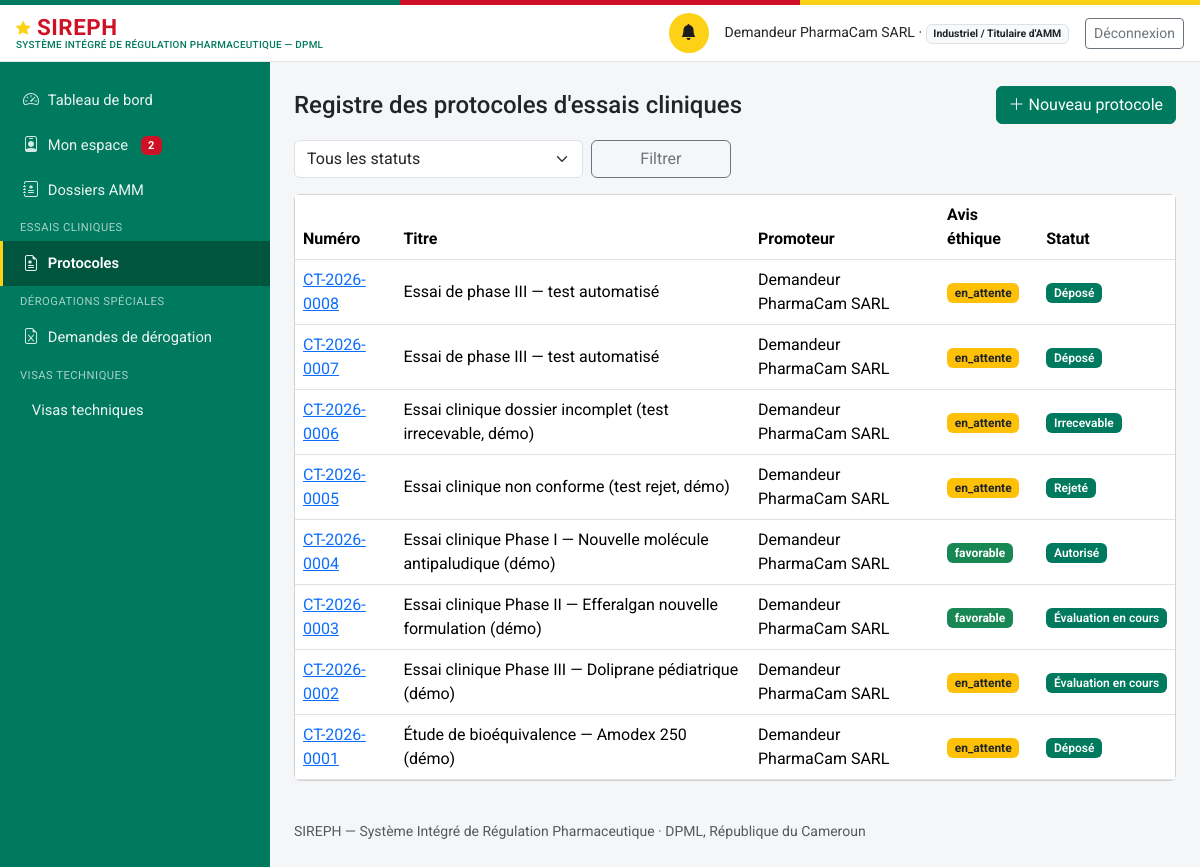
/protocoles (signed in), run on an earlier commit of the app's database.
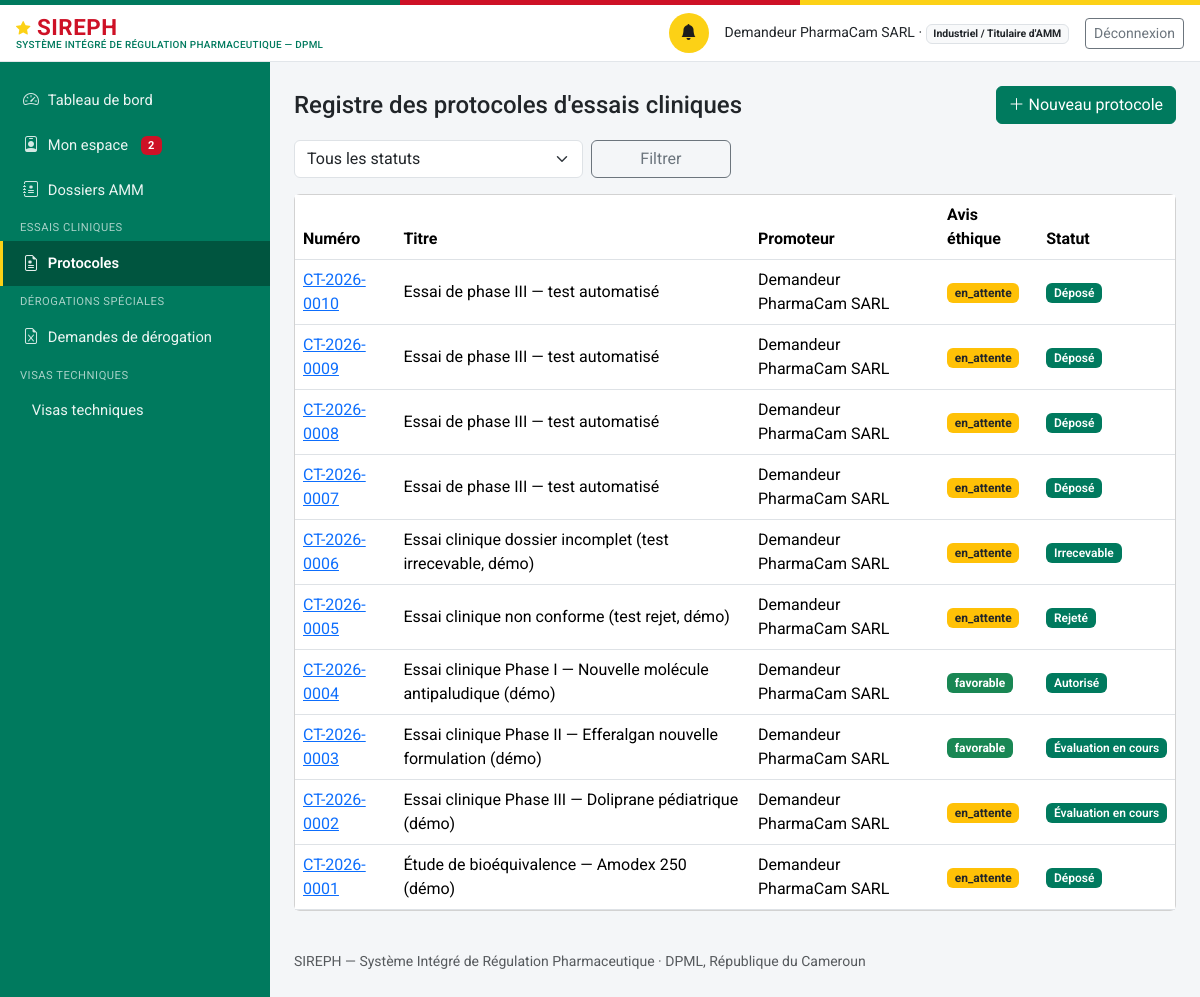
And on a later commit of the database.
### models.py (models this page shows, shortened)
class ProtocoleEssaiClinique(db.Model):
    id = db.Column(db.Integer, primary_key=True)
    numero = db.Column(db.String(30), unique=True, nullable=False)  # CT-{annee}-{seq4}
    titre = db.Column(db.String(300), nullable=False)
    promoteur_id = db.Column(db.Integer, db.ForeignKey("personne.id"), nullable=False)
    produit_etudie_id = db.Column(db.Integer, db.ForeignKey("produit.id"), nullable=True)
    reference_comite_ethique = db.Column(db.String(150), nullable=True)
    statut_avis_ethique = db.Column(db.String(20), nullable=False, default="en_attente")
    statut = db.Column(db.String(30), nullable=False, default="depose")
    motif_decision = db.Column(db.Text, nullable=True)
    date_depot = db.Column(db.DateTime, nullable=True)
    date_decision = db.Column(db.DateTime, nullable=True)
    date_validite = db.Column(db.Date, nullable=True)
    date_limite_reponse_complement = db.Column(db.DateTime, nullable=True)
    amendements_json = db.Column(db.Text, default="[]")
    rapports_etape_json = db.Column(db.Text, default="[]")
    date_creation = db.Column(db.DateTime, default=datetime.utcnow)
    date_maj = db.Column(db.DateTime, default=datetime.utcnow, onupdate=datetime.utcnow)
    promoteur = db.relationship("Personne", foreign_keys=[promoteur_id])
    produit_etudie = db.relationship("Produit", foreign_keys=[produit_etudie_id])
    sites_investigation = db.relationship("Etablissement", secondary="protocole_site", lazy="subquery")
    @property
    def amendements(self):
        return json.loads(self.amendements_json or "[]")
    @property
    def rapports_etape(self):
        return json.loads(self.rapports_etape_json or "[]")

class Personne(db.Model):
    id = db.Column(db.Integer, primary_key=True)
    nom_complet = db.Column(db.String(200), nullable=False)
    email = db.Column(db.String(150), unique=True, nullable=False)  # identifiant de connexion
    password_hash = db.Column(db.String(255), nullable=False)
    role_systeme = db.Column(db.String(50), nullable=False)
    etablissement_rattachement_id = db.Column(db.Integer, db.ForeignKey("etablissement.id"), nullable=True)
    contact = db.Column(db.String(200))
    statut_compte = db.Column(db.String(20), nullable=False, default="actif")
    date_creation = db.Column(db.DateTime, default=datetime.utcnow)
    etablissement = db.relationship("Etablissement", foreign_keys=[etablissement_rattachement_id])
    @property
    def role_label(self):
        from permissions import ROLES
        return ROLES.get(self.role_systeme, self.role_systeme)
    @property
    def est_externe(self):
        from permissions import est_externe
        return est_externe(self.role_systeme)

### routes_ct.py (the view)
@ct_bp.route("/protocoles")
@login_required
def registre():
    executer_verifications_delais_ct()
    u = current_user()
    q = ProtocoleEssaiClinique.query
    if u.role_systeme == "demandeur_externe":
        q = q.filter_by(promoteur_id=u.id)
    elif u.role_systeme not in ROLES_CT_INTERNES:
        abort(403)
    statut = request.args.get("statut", "")
    if statut:
        q = q.filter_by(statut=statut)
    protocoles = q.order_by(ProtocoleEssaiClinique.date_creation.desc()).all()
    return render_template("essais_cliniques/registre.html", protocoles=protocoles, statut=statut)

### auth.py (called while the page is built)
def current_user():
    uid = session.get("user_id")
    if not uid:
        return None
    return db.session.get(Personne, uid)

def login_required(view):
    @wraps(view)
    def wrapped(*a, **kw):
        if not current_user():
            return redirect(url_for("login", next=request.path))
        return view(*a, **kw)
    return wrapped

### delais.py (called while the page is built)
def get_parametre(module, cle, default=None):
    p = ParametreModule.query.filter_by(module=module, cle=cle).first()
    return p.valeur if p else default

### paiements.py (called while the page is built)
def _representant_etablissement(etablissement_id):
    return (Personne.query
            .filter(Personne.etablissement_rattachement_id == etablissement_id,
                    Personne.role_systeme.in_(_PROFILS_REPRESENTANTS),
                    Personne.statut_compte == "actif")
            .first())

def paiements_du_redevable(personne):
    resultat = []
    for p in Paiement.query.order_by(Paiement.date_creation.desc()).all():
        d = _demandeur(p)
        if d and d.id == personne.id:
            resultat.append(p)
    return resultat

### permissions.py (called while the page is built)
def est_externe(role):
    return role in ROLES_EXTERNES

### templates/essais_cliniques/registre.html (shortened to what this page needs)
{% extends "base.html" %}
{% block content %}
<div class="d-flex justify-content-between align-items-center mb-3">
  <h4 class="mb-0">Registre des protocoles d'essais cliniques</h4>
  {% if current_user.role_systeme in ("demandeur_externe", "administrateur_dpml") %}
  <a href="{{ url_for('ct.nouveau') }}" class="btn btn-primary"><i class="bi bi-plus-lg"></i> Nouveau protocole</a>
  {% endif %}
</div>
<form method="get" class="row g-2 mb-3" role="search">
  <div class="col-md-4">
    <select class="form-select" id="statut" name="statut">
      <option value="">Tous les statuts</option>
    </select>
  </div>
  <div class="col-md-2"><button class="btn btn-outline-secondary w-100">Filtrer</button></div>
</form>
<div class="card">
  <div class="table-responsive">
    <table class="table table-hover align-middle mb-0">
      <thead><tr><th>Numéro</th><th>Titre</th><th>Promoteur</th><th>Avis éthique</th><th>Statut</th></tr></thead>
      <tbody>
        {% for p in protocoles %}
        <tr>
          <td><a href="{{ url_for('ct.fiche', id=p.id) }}">{{ p.numero }}</a></td>
          <td>{{ p.titre }}</td>
          <td>{{ p.promoteur.nom_complet }}</td>
          <td><span class="badge {{ 'bg-success' if p.statut_avis_ethique == 'favorable' else ('bg-danger' if p.statut_avis_ethique == 'defavorable' else 'bg-warning text-dark') }}">
            {{ p.statut_avis_ethique }}</span></td>
          <td><span class="badge bg-primary badge-statut">{{ STATUTS_CT.get(p.statut, p.statut) }}</span></td>
        </tr>
        {% else %}
        <tr><td colspan="5" class="text-center text-muted py-4">Aucun résultat ne correspond à ces critères.</td></tr>
        {% endfor %}
      </tbody>
    </table>
  </div>
</div>
{% endblock %}

What changed in the data, as far as the page shows it:
added ProtocoleEssaiClinique: numero "CT-2026-0010", titre "Essai de phase III — test automatisé", promoteur.nom_complet "Demandeur PharmaCam SARL", statut_avis_ethique "en_attente", get "Déposé"
added ProtocoleEssaiClinique: numero "CT-2026-0009", titre "Essai de phase III — test automatisé", promoteur.nom_complet "Demandeur PharmaCam SARL", statut_avis_ethique "en_attente", get "Déposé"
